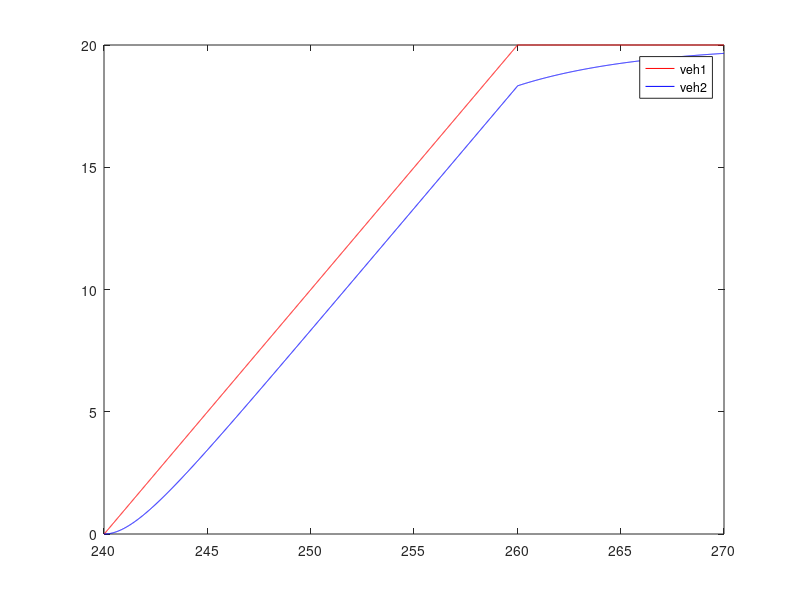

Source code (MATLAB):
clear all;
close all;
clc;

%%
dt = 0.01;
a = 1.0; b = 4.5; tau = 2.05; l = 5; gmin = 4;

sim_steps = ((270-240)/dt);
times = 240:dt:270;

v1 = [0]; x1 = [0];
for i = 1:sim_steps
    v1(i+1) = min(20,a*dt*(i-1));
    x1(i+1) = x1(i) + v1(i+1)*dt;
end

v2 = [0]; x2 = [-9];
g = [x1(1)-x2(1)];
for j = 1:sim_steps

    gt = g(j);
    gd = gmin + v1(j)*tau;
    vbar = (v1(j) + v2(j))/2;
    vsafe = v1(j) + (gt-gd)/(vbar/b+tau)
    v2(j+1) = max([0,min([20,v2(j)+a*dt,...
        vsafe])]);
    x2(j+1) = x2(j) + v2(j+1)*dt;
    g(j+1) = x1(j+1) - x2(j+1) - l;
end

plot(times,v1,'r-',times,v2,'b-');
legend('veh1','veh2')
    
    